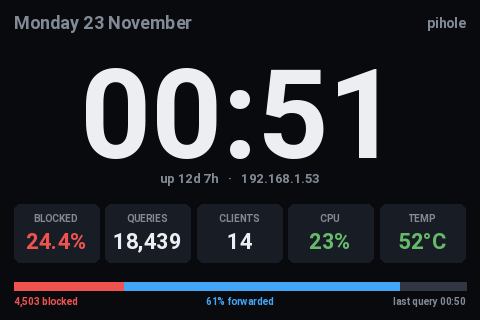

Write the Python code that produced this figure.
#!/usr/bin/env python3
"""Pi-hole LCD (480x320): desk clock. Giant time and date with Pi-hole and system tiles below."""
import time, sqlite3, socket, psutil
from PIL import Image, ImageDraw, ImageFont
from datetime import datetime

# --- CONFIG ---
FB_DEV = "/dev/fb1"
WIDTH, HEIGHT = 480, 320
DB_PATH = "/etc/pihole/pihole-FTL.db"
UPDATE_INTERVAL = 4

# --- SYSTEM ---
def get_ip():
    try:
        s = socket.socket(socket.AF_INET, socket.SOCK_DGRAM)
        s.connect(("8.8.8.8", 80))
        ip = s.getsockname()[0]; s.close(); return ip
    except: return "N/A"

def get_hostname(): return socket.gethostname()

def get_temp():
    try: return int(open("/sys/class/thermal/thermal_zone0/temp").read()) / 1000
    except: return 0

def get_cpu(): return psutil.cpu_percent()

def get_mem(): return psutil.virtual_memory().percent

def get_uptime_short():
    """'12d 7h' when up for days, otherwise '7h 43m'."""
    try:
        t = int(float(open("/proc/uptime").read().split()[0]))
        d, h, m = t // 86400, (t // 3600) % 24, (t // 60) % 60
        return f"{d}d {h}h" if d else f"{h}h {m}m"
    except: return "N/A"

# --- PIHOLE ---
def get_stats():
    try:
        conn = sqlite3.connect(DB_PATH); c = conn.cursor()
        c.execute("""
        SELECT COUNT(*),
               SUM(CASE WHEN status=1 THEN 1 ELSE 0 END),
               SUM(CASE WHEN type=1 THEN 1 ELSE 0 END),
               MAX(timestamp)
        FROM queries
        WHERE timestamp >= strftime('%s','now','start of day');
        """)
        total, blocked, forwarded, last = c.fetchone()

        c.execute("SELECT COUNT(DISTINCT client) FROM queries WHERE timestamp >= strftime('%s','now','start of day');")
        clients = c.fetchone()[0]

        c.execute("""
        SELECT DISTINCT domain FROM queries
        WHERE status=1
        ORDER BY timestamp DESC
        LIMIT 7;
        """)
        last_blocked = [row[0] for row in c.fetchall()]
        conn.close()

        return {
            "total": total or 0,
            "blocked": blocked or 0,
            "forwarded": forwarded or 0,
            "blocked_pct": (blocked / total * 100) if total else 0,
            "forwarded_pct": (forwarded / total * 100) if total else 0,
            "clients": clients,
            "last": datetime.fromtimestamp(last).strftime("%H:%M") if last else "N/A",
            "last_blocked": last_blocked,
        }
    except Exception as e:
        print(e); return None

# --- HELPERS ---
def text(draw, x, y, s, c, f): draw.text((x, y), s, fill=c, font=f)

def text_w(draw, s, f): return draw.textbbox((0, 0), s, font=f)[2]

def text_right(draw, x, y, s, c, f): draw.text((x - text_w(draw, s, f), y), s, fill=c, font=f)

def text_center(draw, cx, y, s, c, f): draw.text((cx - text_w(draw, s, f) // 2, y), s, fill=c, font=f)

def fit(draw, s, f, maxw):
    """Trim s with an ellipsis so it fits maxw pixels."""
    if text_w(draw, s, f) <= maxw: return s
    while s and text_w(draw, s + "…", f) > maxw: s = s[:-1]
    return s + "…"

def panel(draw, box, fill, r=6):
    # rounded_rectangle needs Pillow >= 8.2; fall back to square corners
    if hasattr(draw, "rounded_rectangle"): draw.rounded_rectangle(box, radius=r, fill=fill)
    else: draw.rectangle(box, fill=fill)

# --- FONTS ---
FONT_PATH = "/usr/share/fonts/truetype/roboto/Roboto-Bold.ttf"
font_label = ImageFont.truetype(FONT_PATH, 10)
font_small = ImageFont.truetype(FONT_PATH, 13)
font       = ImageFont.truetype(FONT_PATH, 14)
font_date  = ImageFont.truetype(FONT_PATH, 18)
font_stat  = ImageFont.truetype(FONT_PATH, 22)
font_time  = ImageFont.truetype(FONT_PATH, 124)

# --- DRAW ---
BG    = (8, 10, 14)
PANEL = (24, 28, 36)
TRACK = (48, 54, 66)
FG    = (236, 238, 242)
DIM   = (130, 138, 150)
RED   = (239, 83, 80)
BLUE  = (66, 165, 245)
GREEN = (102, 187, 106)
AMBER = (255, 183, 77)

M = 14

def level(v, warn, crit): return RED if v >= crit else AMBER if v >= warn else GREEN

def draw_screen(stats):
    cpu, temp, mem = get_cpu(), get_temp(), get_mem()
    ALERT = cpu > 80 or temp > 70
    now = datetime.now()

    img = Image.new("RGB", (WIDTH, HEIGHT), BG)
    draw = ImageDraw.Draw(img)

    # date + host
    text(draw, M, 12, now.strftime("%A %d %B"), DIM, font_date)
    if ALERT: text_right(draw, WIDTH - M, 15, "SYSTEM HOT", RED, font)
    else:     text_right(draw, WIDTH - M, 15, get_hostname(), DIM, font)

    # giant clock (baseline-anchored so digit height is stable)
    draw.text((WIDTH // 2, 158), now.strftime("%H:%M"), fill=RED if ALERT else FG,
              font=font_time, anchor="ms")
    text_center(draw, WIDTH // 2, 170, f"up {get_uptime_short()}   ·   {get_ip()}", DIM, font_small)

    # stat tiles
    s = stats or {"blocked_pct": 0, "total": 0, "clients": 0}
    tiles = [
        ("BLOCKED",  f"{s['blocked_pct']:.1f}%", RED),
        ("QUERIES",  f"{s['total']:,}",          FG),
        ("CLIENTS",  f"{s['clients']}",          FG),
        ("CPU",      f"{cpu:.0f}%",              level(cpu, 60, 80)),
        ("TEMP",     f"{temp:.0f}°C",            level(temp, 60, 70)),
    ]
    gap, ty0, ty1 = 6, 204, 262
    tw = (WIDTH - 2 * M - gap * (len(tiles) - 1)) / len(tiles)
    for i, (label, val, col) in enumerate(tiles):
        x0 = int(M + i * (tw + gap)); x1 = int(x0 + tw)
        panel(draw, (x0, ty0, x1, ty1), PANEL)
        text_center(draw, (x0 + x1) // 2, ty0 + 8, label, DIM, font_label)
        text_center(draw, (x0 + x1) // 2, ty0 + 24, val, col, font_stat)

    # blocked / forwarded share across the bottom
    by, bh = 282, 8
    bw = WIDTH - 2 * M
    draw.rectangle((M, by, M + bw, by + bh), fill=TRACK)
    if stats:
        b = int(bw * stats["blocked_pct"] / 100)
        f = int(bw * stats["forwarded_pct"] / 100)
        if b: draw.rectangle((M, by, M + b, by + bh), fill=RED)
        if f: draw.rectangle((M + b, by, min(M + b + f, M + bw), by + bh), fill=BLUE)
        text(draw, M, by + 13, f"{stats['blocked']:,} blocked", RED, font_label)
        text_center(draw, WIDTH // 2, by + 13, f"{stats['forwarded_pct']:.0f}% forwarded", BLUE, font_label)
        text_right(draw, WIDTH - M, by + 13, f"last query {stats['last']}", DIM, font_label)
    return img

# --- FB ---
def write_fb(img):
    img = img.convert("RGB")
    with open(FB_DEV, "wb") as f:
        for y in range(HEIGHT):
            for x in range(WIDTH):
                r, g, b = img.getpixel((x, y))
                rgb565 = ((r & 0xF8) << 8) | ((g & 0xFC) << 3) | (b >> 3)
                f.write(rgb565.to_bytes(2, "little"))

# --- LOOP ---
if __name__ == "__main__":
    while True:
        write_fb(draw_screen(get_stats()))
        time.sleep(UPDATE_INTERVAL)
